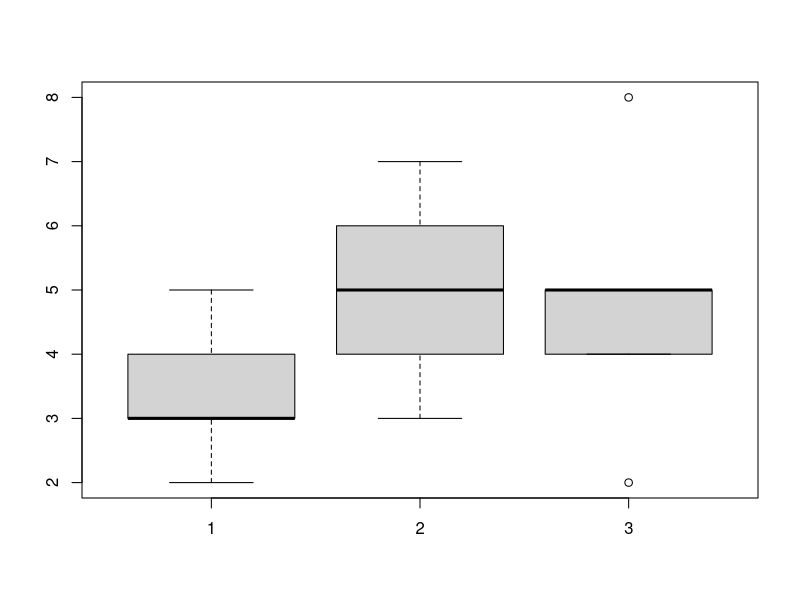

Write the R code that produced this figure.
# create a matrix
x = cbind(c(3,5,4,3,2), c(7,4,5,3,6), c(2,8,5,5,4))
dim(x)
p = nrow(x)
n = ncol(x)
x

# look at distribution
boxplot(x)

#################################
###  Median normalization
#################################

medians = apply(x, 2, median)
reference = mean(medians)
d = reference - medians
x.median.norm = sapply(1:n,  function(i) x[,i]+d[i])

#################################
###  Full quantile normalization
#################################

# sort columns
sort(x[,1])
sort(x[,2])
sort(x[,3])
x.sort = cbind(sort(x[,1]), sort(x[,2]), sort(x[,3]))
# can you use apply to do this?
#x.sort = apply(x, 2, sort)

# get means
means = rowMeans(x.sort)    # what about medians?

# substitute original values with means
x.rank = apply(x, 2, rank)  # what about ties?
x.full.norm = apply(x.rank, 2, function(y) means[y])
